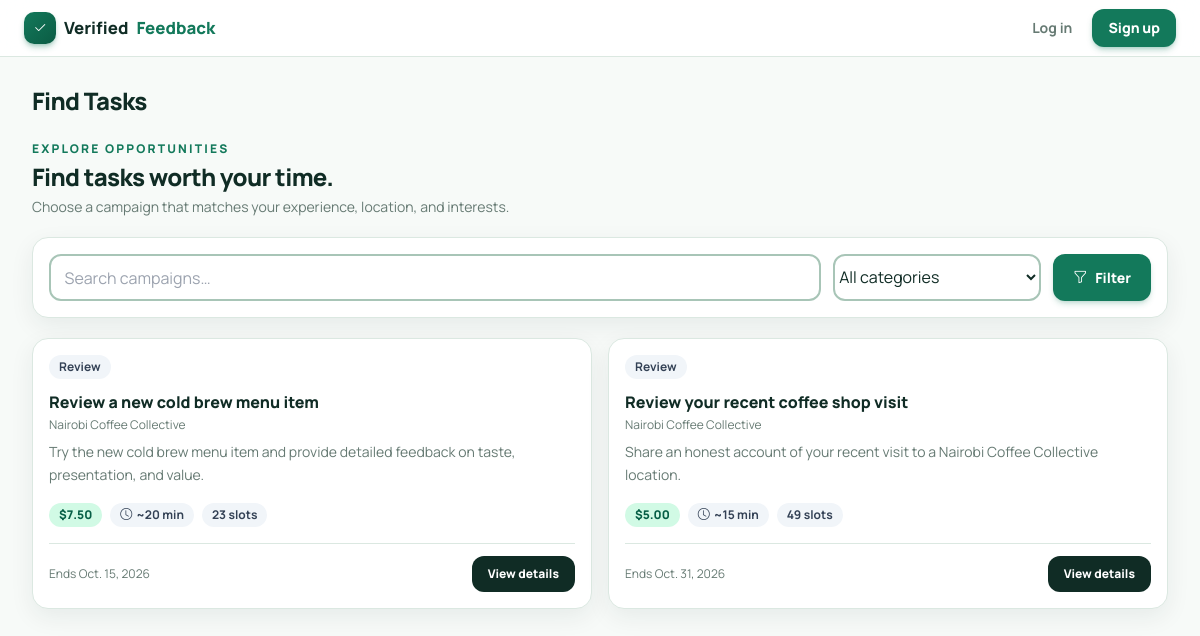
The app's page /campaigns/reviewer/ with its own data.
### apps/campaigns/models.py (models this page shows, shortened)
class Campaign(models.Model):
    id = models.UUIDField(primary_key=True, default=uuid.uuid4, editable=False)
    business = models.ForeignKey(Business, on_delete=models.CASCADE, related_name="campaigns")
    category = models.ForeignKey(
        Category,
        on_delete=models.SET_NULL,
        null=True,
        blank=True,
        related_name="campaigns",
    )
    title = models.CharField(max_length=160)
    slug = models.SlugField(max_length=180, unique=True)
    description = models.TextField(help_text="What this campaign is about.")
    instructions = models.TextField(
        blank=True,
        help_text="Step-by-step instructions for the reviewer.",
    )
    campaign_type = models.CharField(
        max_length=32, choices=CampaignType.choices, default=CampaignType.SURVEY
    )
    status = models.CharField(
        max_length=24, choices=CampaignStatus.choices, default=CampaignStatus.DRAFT
    )
    reward_amount = models.DecimalField(
        max_digits=10, decimal_places=2, validators=[MinValueValidator(0)]
    )
    target_participants = models.PositiveIntegerField(validators=[MinValueValidator(1)])
    filled_slots = models.PositiveIntegerField(default=0)
    budget_total = models.DecimalField(max_digits=12, decimal_places=2, default=0)
    platform_fee = models.DecimalField(max_digits=12, decimal_places=2, default=0)
    start_date = models.DateField()
    end_date = models.DateField()
    county = models.ForeignKey(
        County, on_delete=models.SET_NULL, null=True, blank=True, related_name="campaigns"
    )
    location_description = models.CharField(max_length=160, blank=True)
    estimated_minutes = models.PositiveIntegerField(
        default=10, help_text="Estimated time to complete, in minutes."
    )
    approved_at = models.DateTimeField(null=True, blank=True)
    rejection_reason = models.TextField(blank=True)
    is_seed_data = models.BooleanField(default=False, db_index=True)
    created_at = models.DateTimeField(auto_now_add=True)
    updated_at = models.DateTimeField(auto_now=True)
    class Meta:
        ordering = ["-created_at"]
        indexes = [
            models.Index(fields=["status", "end_date"]),
            models.Index(fields=["category", "status"]),
        ]
        constraints = [
            models.CheckConstraint(
                condition=models.Q(filled_slots__lte=models.F("target_participants")),
                name="campaign_filled_not_exceed_target",
            ),
            models.CheckConstraint(
                condition=models.Q(end_date__gte=models.F("start_date")),
                name="campaign_end_after_start",
            ),
        ]
    @property
    def slots_remaining(self):
        return max(self.target_participants - self.filled_slots, 0)

### apps/businesses/models.py (models this page shows, shortened)
class Business(models.Model):
    id = models.UUIDField(primary_key=True, default=uuid.uuid4, editable=False)
    owner = models.ForeignKey(
        settings.AUTH_USER_MODEL,
        on_delete=models.CASCADE,
        related_name="owned_businesses",
    )
    name = models.CharField(max_length=160)
    slug = models.SlugField(max_length=180, unique=True)
    is_seed_data = models.BooleanField(default=False, db_index=True)
    description = models.TextField(blank=True)
    registration_number = models.CharField(max_length=60, blank=True)
    kra_pin = models.CharField(max_length=40, blank=True)
    physical_address = models.CharField(max_length=240, blank=True)
    website = models.URLField(blank=True)
    logo = models.ImageField(upload_to="business_logos/", blank=True, null=True)
    industry = models.CharField(max_length=80, blank=True)
    support_email = models.EmailField(blank=True)
    support_phone = models.CharField(max_length=20, blank=True)
    status = models.CharField(
        max_length=16, choices=BusinessStatus.choices, default=BusinessStatus.PENDING
    )
    verified_badge = models.BooleanField(default=False)
    created_at = models.DateTimeField(auto_now_add=True)
    updated_at = models.DateTimeField(auto_now=True)
    class Meta:
        ordering = ["name"]

### apps/campaigns/views.py (the view, shortened to what this page needs)
# urls.py: path("reviewer/", views.reviewer_campaign_list, name="reviewer_list"),
def reviewer_campaign_list(request):
    campaigns = (
        Campaign.objects.filter(status=CampaignStatus.ACTIVE)
        .select_related("business", "category", "county")
        .order_by("-created_at")
    )
    category_id = request.GET.get("category")
    if category_id:
        campaigns = campaigns.filter(category_id=category_id)
    search = request.GET.get("q")
    if search:
        campaigns = campaigns.filter(title__icontains=search)
    categories = Category.objects.filter(is_active=True)
    applied_ids = set()
    surveys_locked = False
    phone_verification_required = False
    return render(request, "reviewer/campaigns_list.html", {
        "page_title": "Find Tasks",
        "nav_active": "campaigns",
        "campaigns": campaigns,
        "categories": categories,
        "selected_category": category_id,
        "search": search,
        "applied_ids": applied_ids,
        "is_public_browse": not request.user.is_authenticated,
        "surveys_locked": surveys_locked,
        "phone_verification_required": phone_verification_required,
        "platform_settings": get_platform_settings(),
    })

### apps/common/models.py (called while the page is built)
    @classmethod
    def get_solo(cls):
        settings, _ = cls.objects.get_or_create(pk=1)
        return settings

### apps/common/services.py (called while the page is built)
def get_platform_settings():
    return PlatformSettings.get_solo()

### templates/reviewer/campaigns_list.html (shortened to what this page needs)
{% extends "layouts/dashboard.html" %}
{% block dashboard_content %}
<div class="max-w-6xl mx-auto">
    <div class="mb-5">
        <p class="text-xs font-extrabold uppercase tracking-[.18em] text-vf-primary mb-1">Explore opportunities</p>
        <h1 class="text-2xl font-extrabold tracking-tight text-vf-ink mb-1">Find tasks worth your time.</h1>
        <p class="text-sm text-vf-muted">Choose a campaign that matches your experience, location, and interests.</p>
    </div>
    <form method="get" class="bg-white rounded-2xl border border-vf-line shadow-card p-4 mb-5">
        <div class="flex flex-col sm:flex-row gap-3">
            <input type="text" name="q" value="{{ search|default:'' }}" placeholder="Search campaigns…"
                   class="flex-1 min-h-[44px]">
            <select name="category" aria-label="Filter by category" class="sm:w-52 min-h-[44px]">
                <option value="">All categories</option>
            </select>
            <button type="submit" class="inline-flex items-center justify-center min-h-[44px] px-5 rounded-xl bg-vf-primary text-white font-extrabold text-sm shadow-md shadow-vf-primary/20 hover:bg-vf-dark transition shrink-0">
                <i class="bi bi-funnel mr-2"></i>Filter
            </button>
        </div>
    </form>
    {% if campaigns %}
    <div class="grid sm:grid-cols-2 xl:grid-cols-3 gap-4">
        {% for c in campaigns %}
        <div class="bg-white rounded-2xl border border-vf-line shadow-card flex flex-col hover:shadow-hover hover:-translate-y-0.5 transition-all duration-200">
            <div class="p-4 flex flex-col flex-1">
                <div class="flex items-start justify-between gap-2 mb-3">
                    <span class="inline-flex items-center px-2.5 py-1 rounded-full bg-slate-100 text-slate-700 text-xs font-bold">
                        {{ c.get_campaign_type_display }}
                    </span>
                </div>
                <h3 class="font-extrabold text-vf-ink text-base leading-snug mb-1">{{ c.title }}</h3>
                <p class="text-xs text-vf-muted mb-2">{{ c.business.name }}</p>
                <p class="text-sm text-vf-muted leading-relaxed flex-1 mb-4">{{ c.description|truncatewords:18 }}</p>
                <div class="flex flex-wrap gap-2 mb-4">
                    <span class="inline-flex items-center px-2.5 py-1 rounded-full bg-emerald-100 text-emerald-800 text-xs font-extrabold">
                        ${{ c.reward_amount }}
                    </span>
                    <span class="inline-flex items-center gap-1 px-2.5 py-1 rounded-full bg-slate-100 text-slate-700 text-xs font-bold">
                        <i class="bi bi-clock"></i>~{{ c.estimated_minutes }} min
                    </span>
                    <span class="inline-flex items-center px-2.5 py-1 rounded-full bg-slate-100 text-slate-700 text-xs font-bold">
                        {{ c.slots_remaining }} slot{{ c.slots_remaining|pluralize }}
                    </span>
                </div>
                <div class="flex items-center justify-between pt-3 border-t border-vf-line">
                    <span class="text-xs text-vf-muted">Ends {{ c.end_date }}</span>
                    <a href="{% url 'campaigns:reviewer_detail' c.slug %}"
                       class="inline-flex items-center justify-center min-h-[36px] px-4 rounded-xl bg-vf-ink text-white text-xs font-extrabold hover:bg-vf-primary transition">
                        View details
                    </a>
                </div>
            </div>
        </div>
        {% endfor %}
    </div>
    {% endif %}
</div>
{% endblock %}

### templates/layouts/dashboard.html (shortened to what this page needs)
{% extends "base.html" %}
{% block content %}
<div class="flex min-h-[calc(100vh-56px)]">
    <div class="flex-1 min-w-0 flex flex-col">
        <main class="flex-1 px-4 py-5 sm:px-6 lg:px-8 lg:py-7 pb-28 lg:pb-8">
            <div class="hidden lg:flex items-center justify-between gap-4 mb-6">
                <h1 class="text-2xl font-extrabold tracking-tight text-vf-ink">{% block heading_desktop %}{{ page_title }}{% endblock %}</h1>
            </div>
            {% block dashboard_content %}{% endblock %}
        </main>
    </div>
</div>
{% endblock %}

### templates/base.html (shortened to what this page needs)
{% load static %}
<!DOCTYPE html>
<html lang="en" class="scroll-smooth">
<head>
    <link rel="stylesheet" href="https://cdn.jsdelivr.net/npm/bootstrap-icons@1.11.3/font/bootstrap-icons.css">
    <script src="https://cdn.tailwindcss.com"></script>
</head>
<body class="bg-vf-paper text-vf-ink antialiased overflow-x-hidden">
    <header class="sticky top-0 z-50 bg-white/90 backdrop-blur-lg border-b border-vf-line">
        <div class="mx-auto max-w-7xl px-4 sm:px-6">
            <div class="flex h-14 items-center justify-between gap-4">
                <a href="/" class="flex items-center gap-2 font-extrabold text-vf-ink text-[1.05rem] shrink-0">
                    <span class="grid place-items-center w-8 h-8 rounded-[10px] bg-gradient-to-br from-vf-primary to-vf-dark text-white shadow-md shadow-vf-primary/30">
                        <i class="bi bi-check2 text-sm leading-none"></i>
                    </span>
                    Verified<span class="text-vf-primary">Feedback</span>
                </a>
                <nav class="hidden md:flex items-center gap-1 ml-auto">
                    {% if user.is_authenticated %}
                        {% if user.role == "REVIEWER" %}
                            <a href="{% url 'campaigns:reviewer_list' %}" class="flex items-center gap-1.5 px-3 py-2 rounded-xl text-sm font-bold text-vf-muted hover:text-vf-primary hover:bg-emerald-50 transition">
                                <i class="bi bi-search"></i>Find tasks
                            </a>
                        {% elif user.role == "BUSINESS" %}
                            <a href="{% url 'campaigns:business_list' %}" class="flex items-center gap-1.5 px-3 py-2 rounded-xl text-sm font-bold text-vf-muted hover:text-vf-primary hover:bg-emerald-50 transition">
                                <i class="bi bi-megaphone"></i>Campaigns
                            </a>
                        {% endif %}
                        <a href="{% url 'accounts:referrals' %}" class="flex items-center gap-1.5 px-3 py-2 rounded-xl text-sm font-bold text-vf-muted hover:text-vf-primary hover:bg-emerald-50 transition">
                            <i class="bi bi-gift"></i>Referrals
                        </a>
                        <div class="relative" id="accountMenu">
                            <button onclick="document.getElementById('accountDropdown').classList.toggle('hidden')"
                                    class="flex items-center gap-2 px-3 py-2 rounded-xl text-sm font-extrabold text-vf-ink hover:bg-slate-100 transition ml-1">
                                <span class="grid place-items-center w-7 h-7 rounded-full bg-emerald-100 text-emerald-800 text-xs font-extrabold">
                                    {{ user.display_name|slice:":1"|upper }}
                                </span>
                                {{ user.display_name }}
                                <i class="bi bi-chevron-down text-xs text-vf-muted"></i>
                            </button>
                            <div id="accountDropdown" class="hidden absolute right-0 mt-2 w-52 bg-white rounded-2xl shadow-hover border border-vf-line py-1 z-50">
                                <span class="block px-4 py-2 text-xs text-vf-muted font-bold uppercase tracking-widest">Signed in as {{ user.role }}</span>
                                <hr class="border-vf-line my-1">
                                <a href="{% url 'dashboard' %}" class="flex items-center gap-2 px-4 py-2.5 text-sm font-semibold hover:bg-slate-50">
                                    <i class="bi bi-speedometer2 text-vf-muted"></i>Dashboard
                                </a>
                                <a href="{% url 'accounts:referrals' %}" class="flex items-center gap-2 px-4 py-2.5 text-sm font-semibold hover:bg-slate-50">
                                    <i class="bi bi-gift text-vf-muted"></i>Referrals
                                </a>
                                <hr class="border-vf-line my-1">
                                <form method="post" action="{% url 'accounts:logout' %}">
                                    {% csrf_token %}
                                    <button type="submit" class="flex items-center gap-2 w-full px-4 py-2.5 text-sm font-semibold text-red-600 hover:bg-red-50">
                                        <i class="bi bi-box-arrow-right"></i>Log out
                                    </button>
                                </form>
                            </div>
                        </div>
                    {% else %}
                        <a href="{% url 'accounts:login' %}" class="hidden md:block px-3 py-2 text-sm font-bold text-vf-muted hover:text-vf-primary transition">Log in</a>
                        <a href="{% url 'accounts:signup_reviewer' %}"
                           class="ml-1 inline-flex items-center justify-center min-h-[38px] px-4 rounded-xl bg-vf-primary text-white text-sm font-extrabold shadow-md shadow-emerald-700/25 hover:bg-vf-dark hover:-translate-y-px transition-all">
                            Sign up
                        </a>
                    {% endif %}
                </nav>
            </div>
        </div>
    </header>
    <main>
        {% block content %}{% endblock %}
    </main>
</body>
</html>

### templates/base.html (style rules this page uses)
body { font-family: 'Manrope', 'Avenir Next', sans-serif; -webkit-font-smoothing: antialiased; }
input:not([type=checkbox]):not([type=radio]):not([type=submit]):not([type=button]), select, textarea { display: block; width: 100%; padding: .6rem .85rem; border: 2px solid #a8c5b7; border-radius: .75rem; background: #fff; font-size: 1rem; font-family: inherit; color: #102c25; outline: none; transition: border-color .15s; }
select { appearance: auto; }

### records on screen
Campaign: campaign_type "Review", title "Review a new cold brew menu item", business.name "Nairobi Coffee Collective", description "Try the new cold brew menu item and provide detailed feedback on taste, presentation, and value.", reward_amount "7.50", estimated_minutes "20", slots_remaining "23", end_date "Oct. 15, 2026"
Campaign: campaign_type "Review", title "Review your recent coffee shop visit", business.name "Nairobi Coffee Collective", description "Share an honest account of your recent visit to a Nairobi Coffee Collective location.", reward_amount "5.00", estimated_minutes "15", slots_remaining "49", end_date "Oct. 31, 2026"

### other values on screen
{{ page_title }} "Find Tasks"
